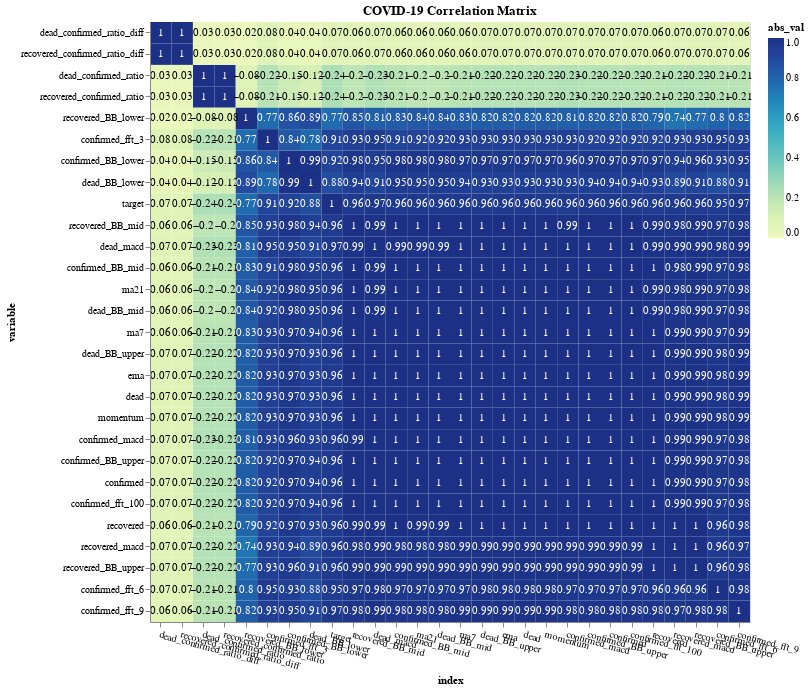

The notebook cell this image was saved under:
### Code cell
visualize_feature_correlation(df_ca, "heatmap").properties(title="COVID-19 Correlation Matrix")

### Figure 1 — Vega-Lite specification as saved in the notebook (floating-point values rounded to 4 significant figures; data arrays with more than 128 entries replaced by an {"elided": "..."} marker saying what was removed)
{"config": {"view": {"continuousWidth": 400, "continuousHeight": 300}}, "layer": [{"mark": "rect", "encoding": {"color": {"type": "quantitative", "field": "abs_val", "scale": {"domain": [0, 1]}}, "x": {"type": "nominal", "axis": {"labelAngle": 15}, "field": "index", "sort": ["dead_confirmed_ratio_diff", "recovered_confirmed_ratio_diff", "dead_confirmed_ratio", "recovered_confirmed_ratio", "recovered_BB_lower", "confirmed_fft_3", "confirmed_BB_lower", "dead_BB_lower", "target", "recovered_BB_mid", "dead_macd", "confirmed_BB_mid", "ma21", "dead_BB_mid", "ma7", "dead_BB_upper", "ema", "dead", "momentum", "confirmed_macd", "confirmed_BB_upper", "confirmed", "confirmed_fft_100", "recovered", "recovered_macd", "recovered_BB_upper", "confirmed_fft_6", "confirmed_fft_9"]}, "y": {"type": "nominal", "field": "variable", "sort": ["dead_confirmed_ratio_diff", "recovered_confirmed_ratio_diff", "dead_confirmed_ratio", "recovered_confirmed_ratio", "recovered_BB_lower", "confirmed_fft_3", "confirmed_BB_lower", "dead_BB_lower", "target", "recovered_BB_mid", "dead_macd", "confirmed_BB_mid", "ma21", "dead_BB_mid", "ma7", "dead_BB_upper", "ema", "dead", "momentum", "confirmed_macd", "confirmed_BB_upper", "confirmed", "confirmed_fft_100", "recovered", "recovered_macd", "recovered_BB_upper", "confirmed_fft_6", "confirmed_fft_9"]}}, "height": 600, "transform": [{"calculate": "abs(datum.value)", "as": "abs_val"}], "width": 600}, {"mark": {"type": "text", "align": "center"}, "encoding": {"color": {"condition": {"value": "black", "test": "datum.value < .5"}, "value": "white"}, "text": {"type": "quantitative", "field": "value"}, "x": {"type": "nominal", "axis": {"labelAngle": 15}, "field": "index", "sort": ["dead_confirmed_ratio_diff", "recovered_confirmed_ratio_diff", "dead_confirmed_ratio", "recovered_confirmed_ratio", "recovered_BB_lower", "confirmed_fft_3", "confirmed_BB_lower", "dead_BB_lower", "target", "recovered_BB_mid", "dead_macd", "confirmed_BB_mid", "ma21", "dead_BB_mid", "ma7", "dead_BB_upper", "ema", "dead", "momentum", "confirmed_macd", "confirmed_BB_upper", "confirmed", "confirmed_fft_100", "recovered", "recovered_macd", "recovered_BB_upper", "confirmed_fft_6", "confirmed_fft_9"]}, "y": {"type": "nominal", "field": "variable", "sort": ["dead_confirmed_ratio_diff", "recovered_confirmed_ratio_diff", "dead_confirmed_ratio", "recovered_confirmed_ratio", "recovered_BB_lower", "confirmed_fft_3", "confirmed_BB_lower", "dead_BB_lower", "target", "recovered_BB_mid", "dead_macd", "confirmed_BB_mid", "ma21", "dead_BB_mid", "ma7", "dead_BB_upper", "ema", "dead", "momentum", "confirmed_macd", "confirmed_BB_upper", "confirmed", "confirmed_fft_100", "recovered", "recovered_macd", "recovered_BB_upper", "confirmed_fft_6", "confirmed_fft_9"]}}, "height": 600, "transform": [{"calculate": "abs(datum.value)", "as": "abs_val"}], "width": 600}], "data": {"name": "data-37d740f6064cede7a7b017f57757082f"}, "resolve": {"scale": {"x": "shared", "y": "shared"}}, "title": "COVID-19 Correlation Matrix", "$schema": "https://vega.github.io/schema/vega-lite/v4.8.1.json", "datasets": {"data-37d740f6064cede7a7b017f57757082f": {"elided": "784 records"}}}
